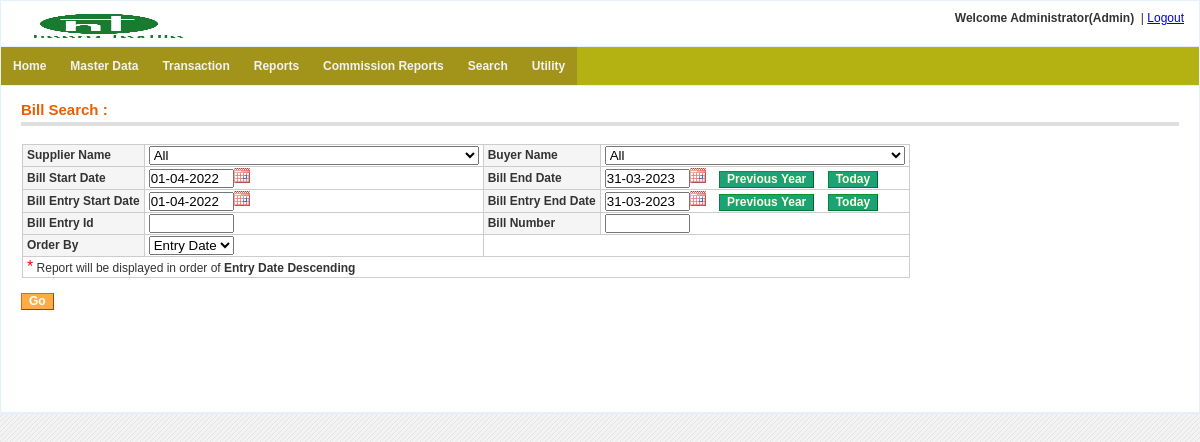
The page /bill_entry/bill_search.php (signed in) on the database its author committed.
### tables this page shows
CREATE TABLE `menu` (
  `menu_id` int(11) NOT NULL auto_increment,
  `menu_name` varchar(255) NOT NULL,
  `parent_id` int(11) NOT NULL default '0' COMMENT '0 if menu is root level or menuid if this is child on any menu',
  `link` varchar(255) NOT NULL,
  `status` enum('0','1') NOT NULL default '1' COMMENT '0 for disabled menu or 1 for enabled menu',
  `user_role` varchar(20) NOT NULL default '',
  PRIMARY KEY  (`menu_id`)
);

### includes/settings.php (called while the page is built, shortened)
<?php
$host=$_SERVER["HTTP_HOST"];
if(false) {
		$web_path="http://malwainfotech.com/Textile/";
	}
 else {
	$web_path="http://$host/HTextile/";
}
?>

### bill_entry/bill_search.php (the view, shortened to what this page needs)
<?php include("../includes/check_session.php");
?>
<!DOCTYPE html PUBLIC "-//W3C//DTD XHTML 1.0 Transitional//EN" "http://www.w3.org/TR/xhtml1/DTD/xhtml1-transitional.dtd">
<html xmlns="http://www.w3.org/1999/xhtml">
<head>
<link href="<?php echo $web_path; ?>css/style.css" rel="stylesheet" type="text/css" />
<?php include("../includes/jQDate.php"); ?>
<?php
$search_bill_entry_id="";
$search_bill_number="";
$order='Entry Date';
$time=time()+19800;
$month=date('n',$time);
$curr_year=date('Y',$time);
$next_year=$curr_year+1;
$prev_year=$curr_year-1;
if($month>3){
    $default_vou_start_date=$default_start_date="01-04-$curr_year";
    $default_vou_end_date=$default_end_date="31-03-$next_year";
}else{
    $default_vou_start_date=$default_start_date="01-04-$prev_year";
    $default_vou_end_date=$default_end_date="31-03-$curr_year";
}
?>
</head>
<body>
<table width="100%" border="5" align="center" style="border:1px solid #e5f1f8;background-color:#FFFFFF">
  <tr>
    <td><?php include("../includes/header.php"); ?></td>
  </tr>
  <tr>
    <td><?php include("../includes/menu.php"); ?></td>
  </tr>
  <tr>
    <td height="326" valign="top">
      <table width="100%" align="center" cellpadding="0" cellspacing="0" border="0">
        <tr>
          <td valign="top">
            <div class="content_padding">
              <div class="content-header">
                <table width="100%" border='0'><tr>
                  <td width="25%"><h3>Bill Search :</h3></td>
								<td align="center" width="30%">
								</td>
								<td width="45%" align="right">&nbsp;&nbsp;&nbsp;&nbsp;&nbsp;&nbsp;&nbsp;
								</td>
            </tr></table>
              </div>
              <form method="post" id="bill_report" enctype="multipart/form-data" >
              <table class="tbl_border">
                <tr>
                  <th  align="left"> Supplier Name </th>
                  <td>
                    <select name="search_supplier_account_code" id="search_supplier_account_code">
                        <option value="">All</option>
                    </select>
		              </td>
                  <th align="left">Buyer Name</th>
                  <td>
                      <select name="search_buyer_account_code" id="search_buyer_account_code">
                          <option value="">All</option>
                      </select>
                  </td>
                </tr>
                <?php
                  $disp_start_date=$default_start_date;
                  $disp_end_date=$default_end_date;
                  $disp_vou_start_date=$default_vou_start_date;
                  $disp_vou_end_date=$default_vou_end_date;
                ?>
                <tr>
                  <th  align="left"> Bill Start Date </th>
                  <td><input type="text"  onChange="validatedate_format(this)" name="bill_start_date" class="datepick" size="8" id="bill_start_date" value="<?php echo $disp_start_date ?>" /></td>
                  <th align="left">Bill End Date </th>
                  <td><input type="text" onChange="validatedate_format(this)"  name="bill_end_date" class="datepick" size="8" id="bill_end_date" value="<?php echo $disp_end_date ?>" />
                  &nbsp;&nbsp; <input  type="button" class="date-button" onclick="changeDates()" name="changeDate" id="changeDate" value="Previous Year" />
                  &nbsp;&nbsp; <input  type="button" class="date-button" onclick="todayDates()" name="todayDate" id="todayDate" value="Today" />
                </td>
                </tr>
                <tr>
                  <th  align="left"> Bill Entry Start Date  </th>
                  <td><input type="text" onChange="validatedate_format(this)"  name="vou_start_date" class="datepick" size="8" id="vou_start_date" value="<?php echo $disp_vou_start_date ?>" /></td>
                  <th align="left">Bill Entry End Date </th>
                  <td><input type="text"  onChange="validatedate_format(this)" name="vou_end_date" class="datepick" size="8" id="vou_end_date" value="<?php echo $disp_vou_end_date ?>" />
                  &nbsp;&nbsp; <input  type="button" class="date-button" onclick="changeDatesVou()" name="changeDateVou" id="changeDateVou" value="Previous Year" />
                  &nbsp;&nbsp; <input  type="button" class="date-button" onclick="todayDatesVou()" name="todayDateVou" id="todayDateVou" value="Today" />
                </td>
                </tr>
                <tr>
                  <th  align="left"> Bill Entry Id  </th>
                  <td><input type="text" name="search_bill_entry_id"  size="8" id="search_bill_entry_id" value="<?php echo $search_bill_entry_id ?>" /></td>
                  <th align="left">Bill Number</th>
                  <td><input type="text" name="search_bill_number"  size="8" id="search_bill_number" value="<?php echo $search_bill_number ?>" /></td>
                </tr>
                <tr>
                  <th align='left'> Order By
                  </th>
                  <?php
                  $order_by= array('Entry Date','Bill Date');
                  ?>
                  <td>
                  <select onchange='downloadLock()' name='order' id='order' >
                  <?php
                      foreach($order_by as $v)
                      {
                        $selected="";
                        if($v==$order){
                          $selected="selected";
                        }
                        echo "<option $selected >".$v."</option>";
                      }
                  ?>
                  </select>
                  </td>
                  <td colspan='2'>&nbsp;</td>
                  </tr>
                <tr><td colspan='4'> <span class="astrik">*</span> Report will be displayed in order of <b> <?php echo $order ?> Descending </b></td></tr>
              </table>
              <br>
              <table>
              <tr>
                <td>
                <input  type="button" class="form-button" onclick="bill_search_submit()" name="my_btn" value="Go" />
                </td></tr>
              </table>
              <br>
              <br>
              </form>
            </div>
          </td>
        </tr>
      </table>
    </td>
  </tr>
  <tr>
    <td>
    </td>
  </tr>
</table>
</body>
</html>

### includes/menu.php
<?php
$con=get_connection();
?>
<?php
function get_menu_tree($parent_id,$web_path)
{
  global $con;
  $role_id="";
  if(isset($_SESSION['ROLEID'])){
    $role_id=$_SESSION['ROLEID'];
  }
  $menu = "";
    $sqlquery = " SELECT * FROM menu where status='1' and parent_id='$parent_id' and user_role='$role_id' ";
	$res=mysqli_query($con,$sqlquery);
    while($row=mysqli_fetch_array($res,MYSQLI_ASSOC))
	{
           $menu .="<li><a href='".$web_path.$row['link']."?menu_id=".$row['menu_id']."'>".$row['menu_name']."</a>";
		   $menu .= "<ul>".get_menu_tree($row['menu_id'],$web_path)."</ul>";
 		   $menu .= "</li>";
    }
    return $menu;
}
?>
<ul class="main-navigation">
<?php echo get_menu_tree(0,$web_path); ?>
</ul>

### Htextile/css/style.css (style rules this page uses)
body { margin-left: 0px; margin-top: 0px; margin-right: 0px; margin-bottom: 0px; font-family: Arial, Verdana, Helvetica, sans-serif; font-size: 12px; color: #333333; background-color: #ffffff; background-color: #D4D3D3; background-color: #E8E8DC; background-image: url(images/bg-body.jpg); }
.tbl_border { border: 1px solid #cccccc; border-collapse: collapse; padding: 1px 4px; margin: 1px; }
.tbl_border td { border: 1px solid #cccccc; border-collapse: collapse; padding: 1px 4px; }
.tbl_border th { border: 1px solid #cccccc; background-color: #F5F5F5; border-collapse: collapse; padding: 1px 4px; margin: 1px; }
table { border-collapse: collapse; }
.tbl_border2 td, th { border: 1px solid #cccccc; border-collapse: collapse; padding: 10px; margin: 1px; }
button, .form-button { -x-system-font: none; background: #FFAC47 repeat-x scroll 0 100%; border-color: #ED6502 #A04300 #A04300 #ED6502; border-style: solid; border-width: 1px; color: #FFFFFF; cursor: pointer; font-family: arial, helvetica, sans-serif; font-size: 12px; font-size-adjust: none; font-stretch: normal; font-style: normal; font-variant: normal; font-weight: bold; line-height: normal; padding: 0 7px 1px; text-align: center !important; white-space: nowrap; }
.date-button { -x-system-font: none; background: #1ba275 repeat-x scroll 0 100%; border-color: #11912d #016812 #027930 #048147; border-style: solid; border-width: 1px; color: #FFFFDD; cursor: pointer; font-family: arial, helvetica, sans-serif; font-size: 12px; font-size-adjust: none; font-stretch: normal; font-style: normal; font-variant: normal; font-weight: bold; line-height: normal; padding: 0 7px 1px; text-align: center !important; white-space: nowrap; }
.content-header { margin-bottom: 18px; border-bottom: 4px solid #dfdfdf; padding-bottom: .25em; margin-top: 10px; }
.content-header h3 { color: #EB5E00; float: left; font-size: 1.25em; line-height: 1.2em; margin: 0.3em 0.5em 0 0; }
.content_padding { padding: 0 20px 20px 20px; }
.astrik { color: #FF0000; font-size: 16px; }
ul { list-style: none; padding: 0; margin: 0; background: #b4b213; position: relative; z-index: 1; }
ul li { display: block; position: relative; float: left; background: #a2941b; }
ul li a { display: block; padding: 1em; text-decoration: none; white-space: nowrap; color: #f2f2f2; font: bold 12px Arial, sans-serif; }
ul:before, ul:after { content: " "; display: table; }
ul:after { clear: both; }

### bill_entry/bill_search.php (style rules this page uses)
* { margin:0; padding:0; }
table,th,td { border-collapse:collapse; font-size:12px; }

### rows shown on the page
menu: menu_name "Home"
menu: menu_name "Master Data"
menu: menu_name "Transaction"
menu: menu_name "Reports"
menu: menu_name "Commission Reports"
menu: menu_name "Search"
menu: menu_name "Utility"

### other values the page prints
$_SESSION['USER_NAME'] "Administrator"
$disp_role_name "Admin"
$order "Entry Date"
form field order "Entry Date"
